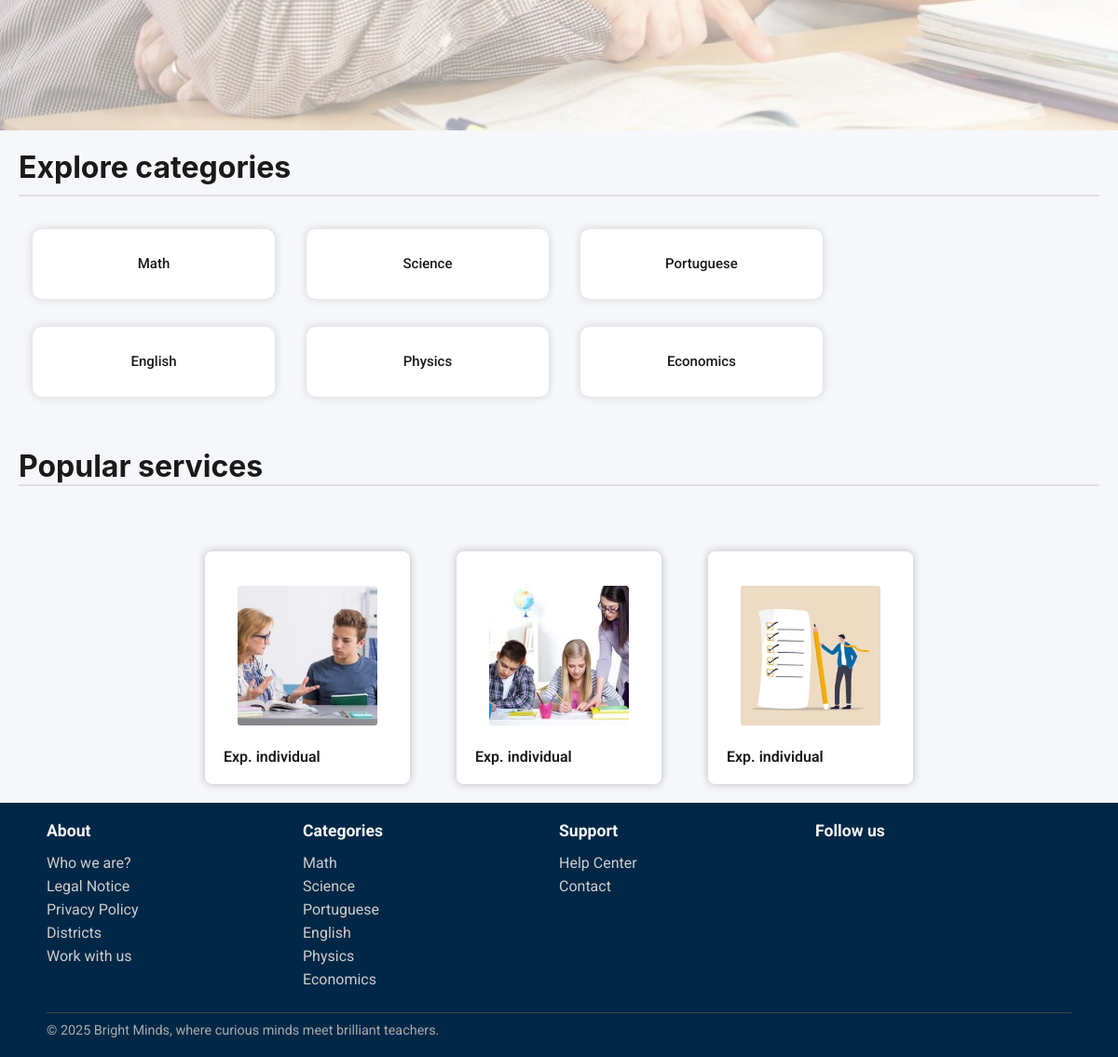
The app's page /pages/index.php (lower part), older data.
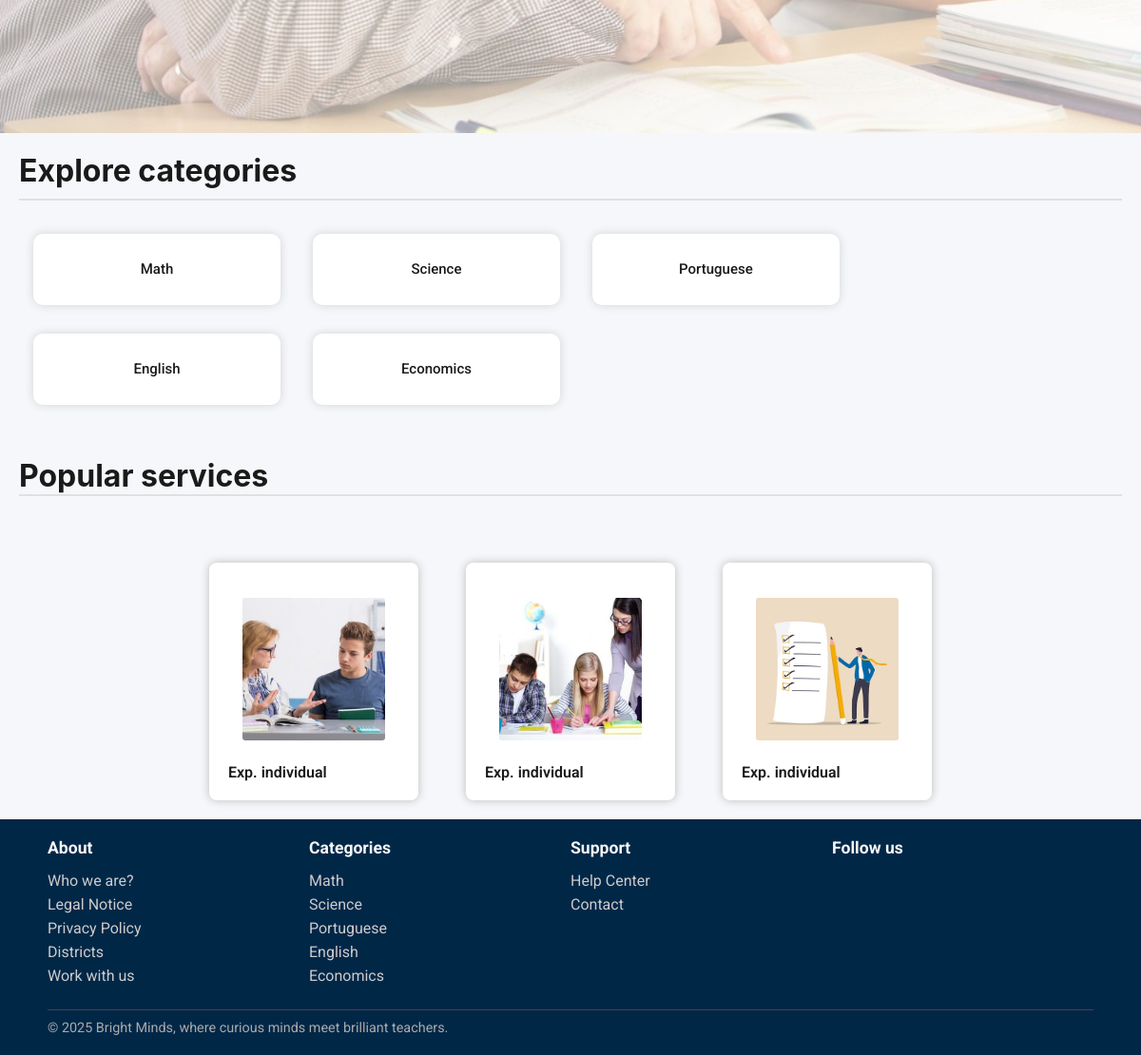
The same page, newer data.
### tables this page shows
CREATE TABLE Category(
    category_name TEXT PRIMARY KEY
);

### pages/index.php (called while the page is built)
<?php
    require_once(__DIR__. '/../templates/common.tpl.php');
    require_once(__DIR__.'/../database/connection.db.php');
    require_once(__DIR__.'/../database/categories.php');
    $session = new Session();
    $db = getDatabaseConnection();
    $categories  = getAllCategories($db);
    drawHeader($session);
    drawMainPage($session,$categories);
    drawFooter($categories);
?>

### database/categories.php (called while the page is built, shortened)
<?php
  function getAllCategories(PDO $db) {
    $stmt = $db->prepare('SELECT category_name
                          FROM Category');
    $stmt->execute();
    return $stmt->fetchAll();
  }
?>

### templates/common.tpl.php (the view, shortened to what this page needs)
<?php function drawHeader(Session $session){ ?>
    <!DOCTYPE html>
    <html>
        <head>
            <link rel="stylesheet" href="../css/style.css">
            <link rel="stylesheet" href="../css/profile.css">
            <link rel="stylesheet" href="../css/services.css">
            <link rel="stylesheet" href="../css/service_detail.css">
            <link rel="stylesheet" href="../css/admin.css">
        </head>
        <body>
            <main>
<?php } ?>
<?php function drawMainPage(Session $session, array $categories){ ?>
        <section class="search-services">
        </section>
        <section class = "product">
            <section class="categories">
                <h2>Explore categories</h2>
                <?php foreach($categories as $category){ ?>
                    <a href="../pages/services_list.php?category=<?=$category['category_name']?>">
                        <button type = "button"> <?=$category['category_name']?> </button>
                    </a>
                <?php } ?>
            </section>
            <section class="services">
                <h2>Popular services</h2>
                <button>
                    <img src="../docs/exp-ind.jpg" alt="Explicação individual">
                    <span>Exp. individual</span>
                </button>
                <button>
                    <img src="../docs/exp-grp.jpg" alt="Explicação grupo">
                    <span>Exp. individual</span>
                </button>
                <button>
                    <img src="../docs/rev-trabalho.jpg" alt="Revisão de trabalho">
                    <span>Exp. individual</span>
                </button>
            </section>
        </section>
<?php } ?>
<?php function drawFooter(array $categories){ ?>
            </main>
            <footer>
                <div class="footer-content">
                    <section class="footer-column">
                        <h3>About</h3>
                        <ul>
                            <li><a href="">Who we are?</a></li>
                            <li><a href="">Legal Notice</a></li>
                            <li><a href="">Privacy Policy</a></li>
                            <li><a href="">Districts</a></li>
                            <li><a href="">Work with us</a></li>
                        </ul>
                    </section>
                    <section class="footer-column">
                        <h3>Categories</h3>
                        <ul>
                            <?php foreach($categories as $category){ ?>
                                <li>
                                    <a href=""><?=$category['category_name']?>
                                    </a>
                                </li>
                            <?php } ?>
                        </ul>
                    </section>
                    <section class="footer-column">
                        <h3>Support</h3>
                        <ul>
                            <li><a href="#">Help Center</a></li>
                            <li><a href="#">Contact</a></li>
                        </ul>
                    </section>
                    <section class="footer-column">
                        <h3>Follow us</h3>
                    </section>
                    <div class="footer-bottom">
                        <hr>
                        <p>© 2025 Bright Minds, where curious minds meet brilliant teachers.</p>
                    </div>
                </div>
            </footer>
        </body>
    </html>
<?php } ?>

### css/style.css (style rules this page uses)
* { font-family: "Roboto"; margin:0; padding:0; box-sizing: border-box; }
body { background-color: #f5f7fa; }
a { text-decoration:none; }
.search-services { background-image: url('../docs/Background-navbar2.jpg'); height: 25cm; width: 100%; background-repeat: no-repeat; background-size: cover; margin: 0; padding: 400px 30px; }
.categories { padding: 20px 20px; }
.categories h2 { text-align: left; font-family: 'Inter', serif; font-size: 32px; margin-bottom: 20px; color: #1a1a1a; border-bottom: 2px solid #e0e0e0; padding-bottom: 10px; }
.categories button { text-align: center; width: 260px; height:75px; padding: 18px 25px; margin: 15px; font-size: 15px; background-color: #ffffff; color: #1a1a1a; border: rgb(213, 206, 206); border-radius: 10px; font-weight: 500; box-shadow: 0px 0px 10px rgb(212, 211, 211); cursor: pointer; }
.services { display: flex; flex-wrap: wrap; justify-content: center; gap: 50px; padding: 20px 20px; font-family: 'Inter', sans-serif; }
.services h2 { width: 100%; text-align:left; font-family: 'Inter', serif; font-size: 32px; color: #1a1a1a; margin-bottom: 20px; border-bottom: 2px solid #e0e0e0; }
.services button { width: 220px; height: 250px; background-color: #ffffff; border: rgb(213, 206, 206); border-radius: 8px; padding: 20px; text-align: center; display: flex; flex-direction: column; justify-content: space-between; box-shadow: 0px 0px 10px rgb(189, 187, 187); cursor: pointer; }
.services button img { width: 150px; height: 150px; object-fit: cover; border-radius: 3px; margin: auto; }
.services button span { margin-top: 6px; font-weight: 600; color: #1a1a1a; font-size: 16px; }
footer { font-family: "Roboto", sans-serif; background-color: #012747; color: #fff; padding: 20px 50px; }
.footer-content { display:grid; grid-template-columns: repeat(4, 1fr); grid-template-rows: auto auto; row-gap: 20px; }
.footer-bottom { grid-column: 1 / -1; }
.footer-column h3 { font-size: 1.1rem; margin-bottom: 15px; color: #f5f5f5; }
.footer-column ul { list-style: none; }
.footer-column ul li { margin-bottom: 6px; }
.footer-column ul li a { text-decoration: none; color: #ccc; }
.footer-bottom { text-align: start; font-size: 0.9rem; color: #aaa; }
.footer-bottom hr { border: none; border-top: 1px solid #444; margin-bottom: 10px; }

### css/profile.css (style rules this page uses)
* { font-family: "Roboto"; margin:0; padding:0; box-sizing: border-box; }

Row changes from the older to the newer data that the page shows:
removed category: category_name "Physics"
